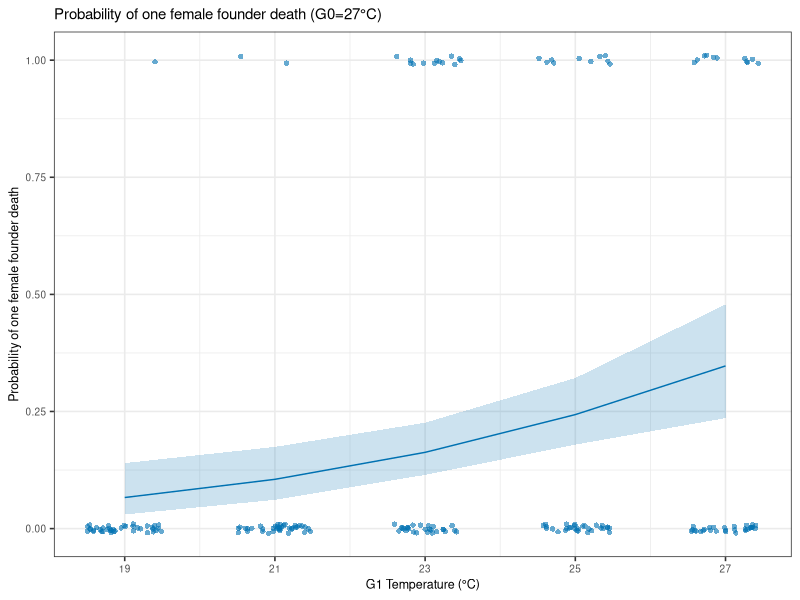

Recreate this plot in R.
## ---- chunk 1
knitr::opts_chunk$set(echo = TRUE)
## ---- chunk 2
library(tidyverse)
library(car)
library(ggeffects)
## ---- chunk 3
Fly_data <- read_csv('Fly counts.csv')
Fly_data_27 <- filter(Fly_data, G0 == 27) 
## ---- chunk 4
#need to use GLM to relax assumptions of linearity, normality and homogeneity of variance
G027_mod1 <- glm(G0_deaths ~ G1, data=Fly_data_27,
                 family=binomial(link="logit"))
# Binomial as either 0 or 1 female deaths (binary choice)
# Binomial distribution allows for response variables that don't follow a normal distribution 

Anova(G027_mod1, test="F")
# Significant effect of G1: p=0.0002067
## ---- chunk 5
predicted_probs <- ggpredict(G027_mod1, "G1")
ggplot() +
    geom_line(data = predicted_probs, aes(x = x, y = predicted), color = "#0072B2") +
    geom_ribbon(data = predicted_probs, aes(x = x, ymin = conf.low, ymax = conf.high), 
              fill = "#0072B2", alpha = 0.2) + 
    geom_point(data = Fly_data_27, aes(x = G1, y = G0_deaths), 
               color = "#0072B2", shape = 16, alpha=0.6,
               position = position_jitter(width = 0.5, height=0.01)) +
    scale_x_continuous(breaks = seq(19, 27, by = 2)) +
    labs(x = "G1 Temperature (°C)", 
         y = "Probability of one female founder death",
         title = "Probability of one female founder death (G0=27°C)") +
    theme_bw(base_size=12) +
    theme(text = element_text(size = 9)) +
    theme(legend.position = "none")
